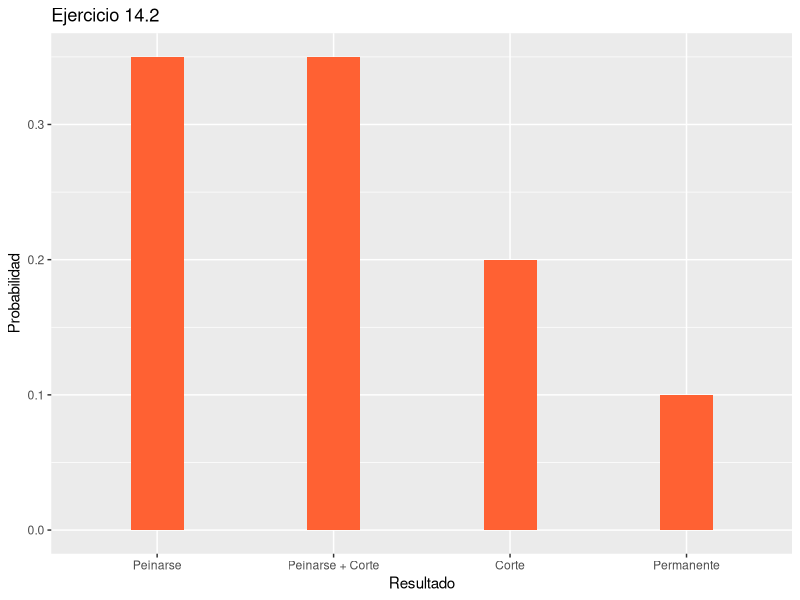

Here is the R script that generated this plot:
library(ggplot2)
x=0
y=0
z=0
w=0
c=20

for(i in 1:c){
  n=runif(1)
  if(n<0.3){
    x=x+1
  }else if(n>=0.3 & n<0.7){
    y=y+1
  }else if(n>=0.7 & n<0.9){
    z=z+1
  }else{
    w=w+1
  }
}
df <- data.frame(res=c("Peinarse", "Peinarse + Corte","Corte","Permanente"), cant=c(x/c,y/c,z/c,w/c))
df$res <- factor(df$res, levels = df$res)

print(df)
ggplot(data=df,aes(x=res,y=cant))+geom_bar(fill = "#FF6133",width=0.3,stat="identity")+labs(title="Ejercicio 14.2",x="Resultado",y="Probabilidad")
